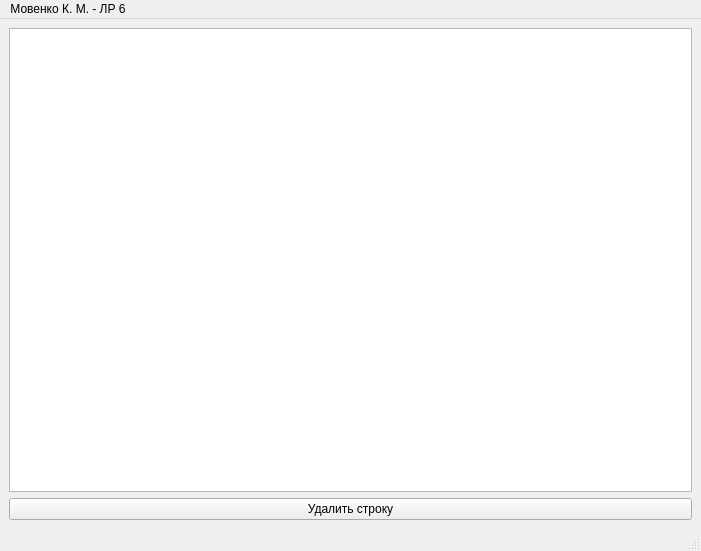
<?xml version="1.0" encoding="UTF-8"?>
<ui version="4.0">
 <class>MainWindow</class>
 <widget class="QMainWindow" name="MainWindow">
  <property name="geometry">
   <rect>
    <x>0</x>
    <y>0</y>
    <width>701</width>
    <height>551</height>
   </rect>
  </property>
  <property name="windowTitle">
   <string>MainWindow</string>
  </property>
  <widget class="QWidget" name="centralwidget">
   <layout class="QVBoxLayout" name="verticalLayout">
    <item>
     <widget class="QTableView" name="studentView"/>
    </item>
    <item>
     <widget class="QPushButton" name="deleteButton">
      <property name="text">
       <string>Удалить строку</string>
      </property>
     </widget>
    </item>
   </layout>
  </widget>
  <widget class="QMenuBar" name="menubar">
   <property name="geometry">
    <rect>
     <x>0</x>
     <y>0</y>
     <width>701</width>
     <height>29</height>
    </rect>
   </property>
   <widget class="QMenu" name="menu">
    <property name="title">
     <string>Мовенко К. М. - ЛР 6</string>
    </property>
   </widget>
   <addaction name="menu"/>
  </widget>
  <widget class="QStatusBar" name="statusbar"/>
 </widget>
 <resources/>
 <connections/>
</ui>
